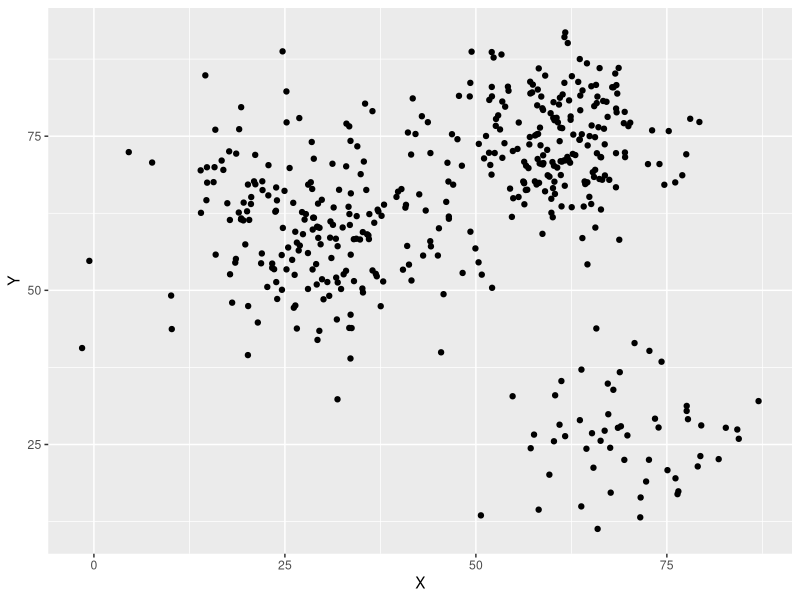
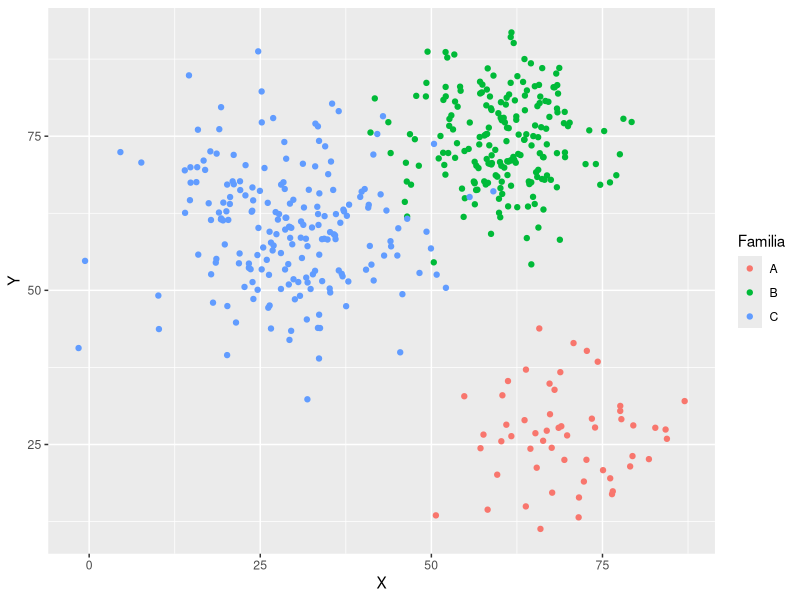
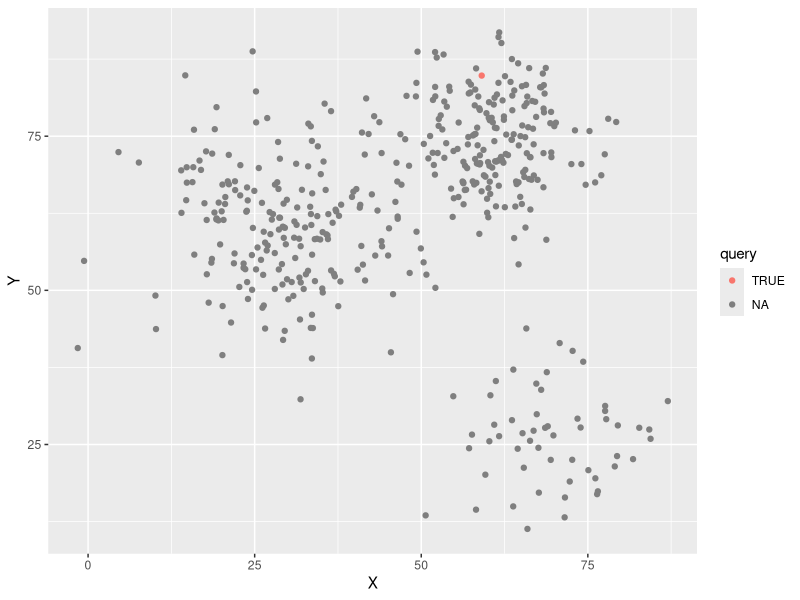
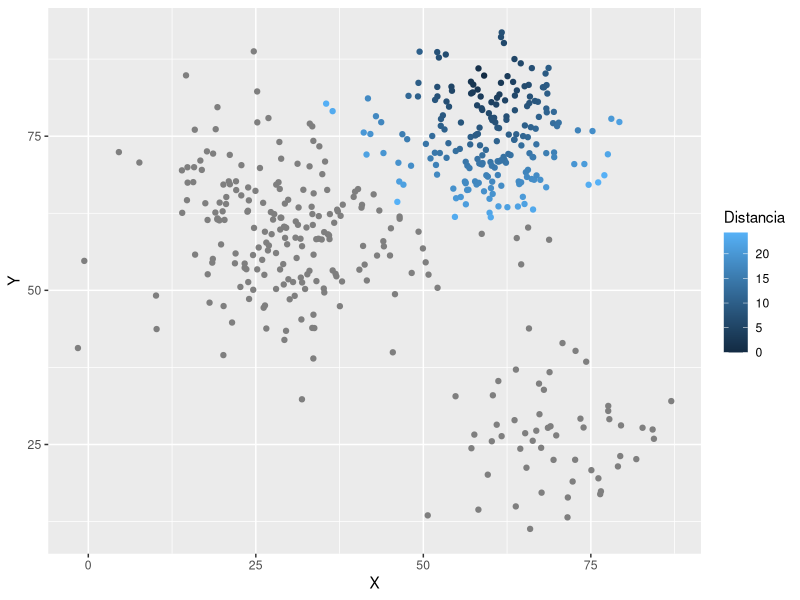

Recreate these plots in R, in order.
## ---- chunk 1
knitr::opts_chunk$set(echo = FALSE)
## ---- chunk 2
library(kableExtra)
options("kableExtra.html.bsTable" = T)
M <- data.frame(Finalidad = c('Identificar la especie de origen de una secuencia',
                              'Saber si una secuencia nucleotídica codifica algo',
                              'Inferir la función de una proteína',
                              'Construir la filogenia de una familia proteica',
                              'Buscar proteínas homólogas codificadas en un nuevo genoma'),
                Estrategia = c('Blastn o Megablast (k grande)',
                               'Blastx. Raramente, tblastx',
                               'Pfam, Blastp',
                               'PSI-Blast. Raramente tblastn.',
                               'tblastn'))
kable(M) %>% kable_styling(bootstrap_options='striped')
## ---- chunk 3
library(ggplot2)
M <- data.frame(Familia=c(rep('A',55), rep('B',200), rep('C',200)),
                X = c(rnorm(55, mean=70, sd=7), rnorm(200, mean=60, sd=7),
                      rnorm(200, mean=30, sd=10)),
                Y = c(rnorm(55, mean=30, sd=7), rnorm(200, mean=75, sd=7),
                      rnorm(200, mean=60, sd=10)))
ggplot(data=M, mapping=aes(x=X, y=Y)) + geom_point()
## ---- chunk 4
ggplot(data=M, mapping=aes(x=X, y=Y, color=Familia)) + geom_point()
## ---- chunk 5
seed <- sample(1:dim(M)[1], size=1)
while ((M[seed,'X'] < 38) || (M[seed,'X'] > 60)) {
  seed <- sample(1:dim(M)[1], size=1)
}
M$query <- NA
M[seed, 'query'] <- TRUE
ggplot(data=M, mapping=aes(x=X, y=Y, color=query)) + geom_point()
## ---- chunk 6
M$Distancia <- sqrt((M$X - M[seed,'X'])^2 + (M$Y - M[seed,'Y'])^2)
M[M$Distancia > 25, 'Distancia'] <- NA
ggplot(data=M, mapping=aes(x=X, y=Y, color=Distancia)) + geom_point()
## ---- chunk 7
library(kableExtra)
A <- c('GHEGVGKVVKLGAGA','GHEKKGYFEDRGPSA','GHEGYGGRSRGGGYS',
       'GHEFEGPKGCGALYI','GHELRGTTFMPALEC')
A.broken <- sapply(A, function(x) substring(x, seq(1, nchar(x)), seq(1,nchar(x))))
A.letters <- names(table(A.broken))
M <- matrix(0, ncol=nchar(A[1]), nrow=length(A.letters))
row.names(M) <- A.letters
for (i in 1:nchar(A[1])) {
  z <- table(A.broken[i,])
  M[names(z), i] <- z
}
as.data.frame(M) %>% kable()
## ---- chunk 8
kable(as.data.frame((M + 1)/25)) %>% kable_styling(bootstrap_options='basic')
## ---- chunk 9
kable(as.data.frame(round(log2(((M+1)/25)/(1/20)), 2))) %>% kable_styling(bootstrap_options='basic') 
